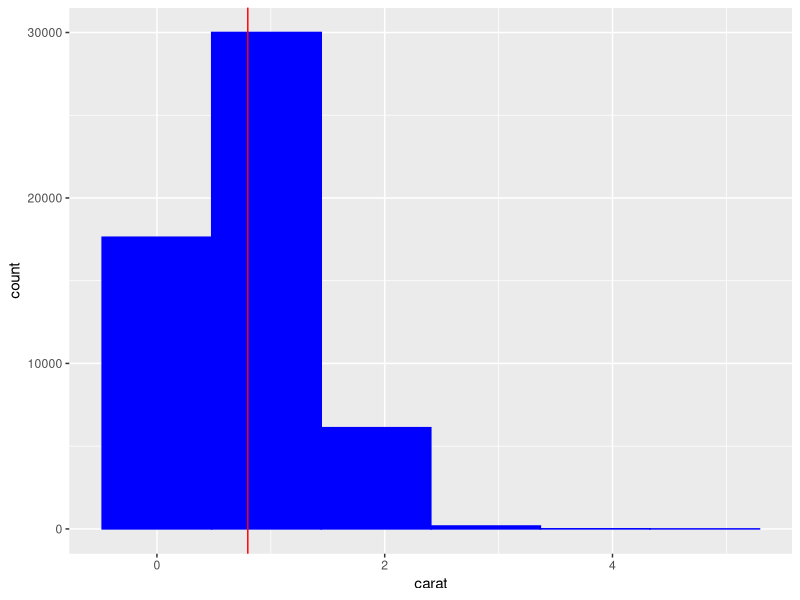
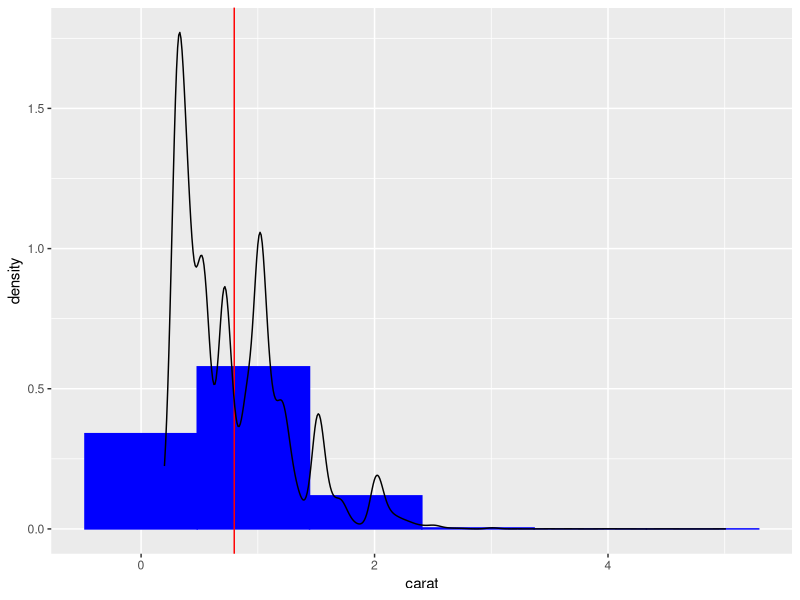
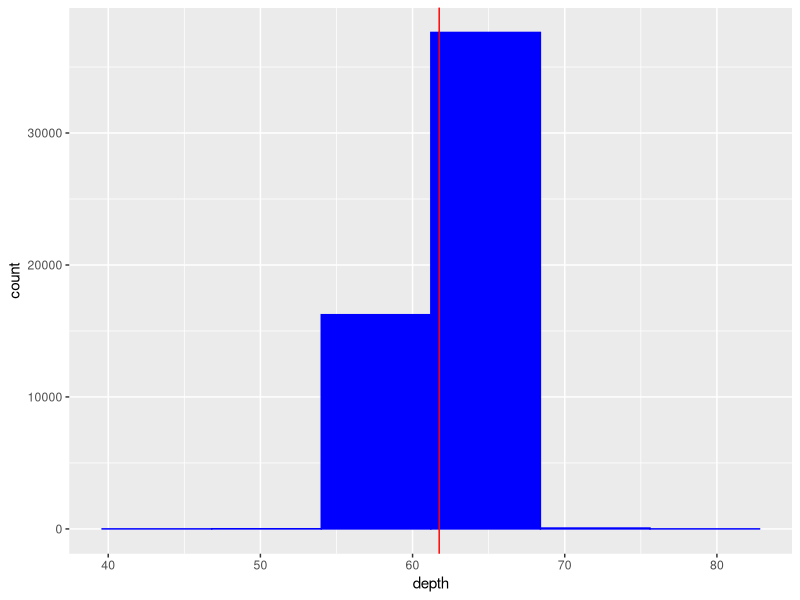
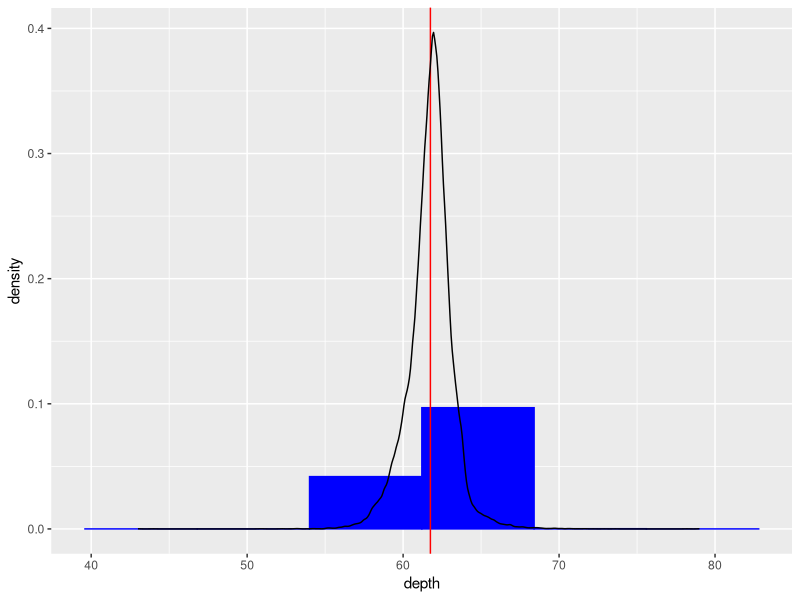
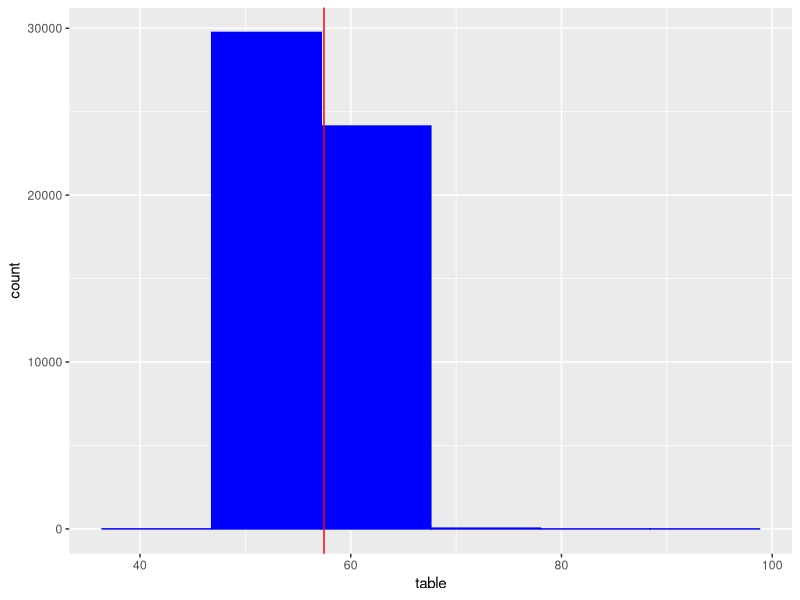
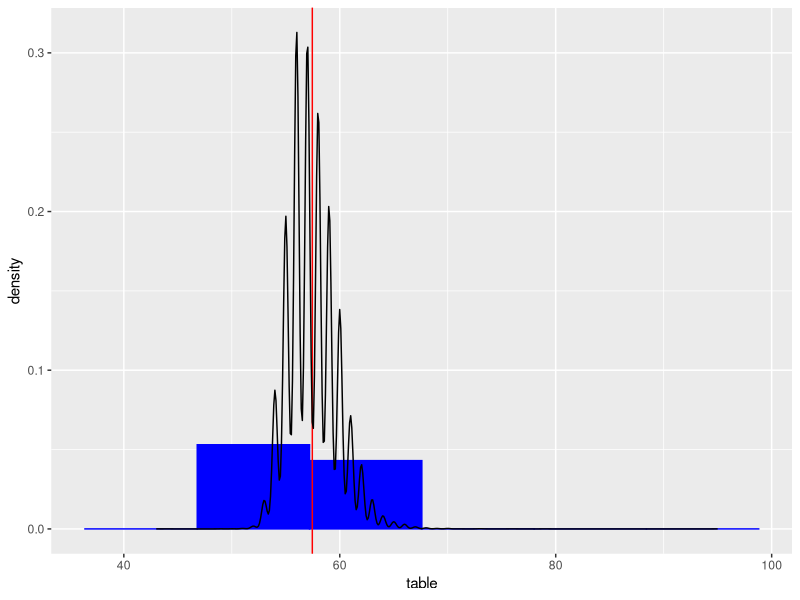
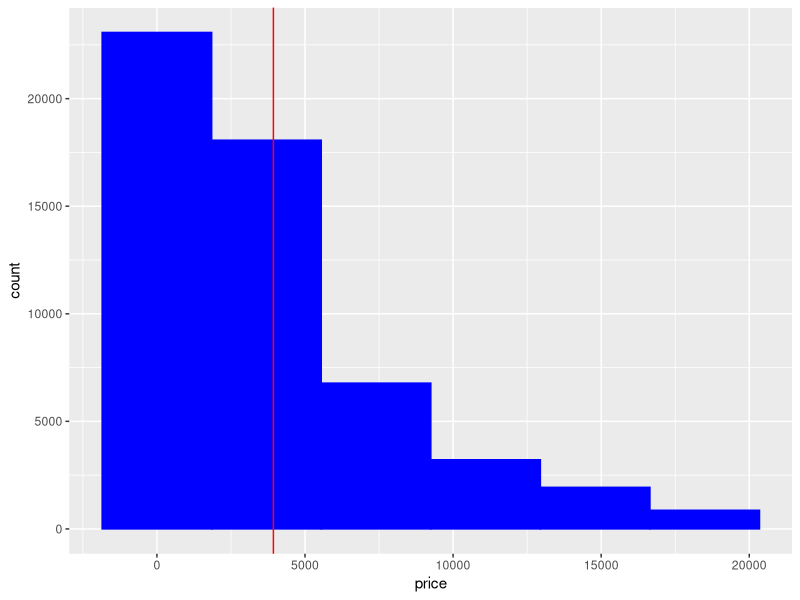
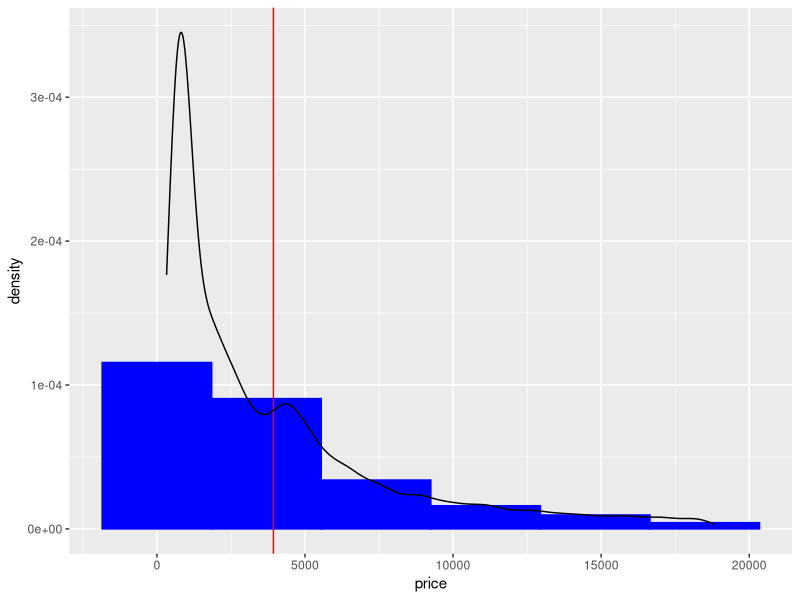

These charts were generated, in order, by the following R code:
## ---- chunk 1
explore<-function(dataframe,binsize,cor_threshold){ #Define the explore function with input data dataframe, binsize and cor_threshold
  require(grid) #load grid package for plots
  require(ggplot2) #load ggplot2 package for plots
  #Question 1: we will first find out the numeric varibales and then use for loop to draw the histgram by using ggplot()
  nums<-dataframe[sapply(dataframe,is.numeric)] #using sapply() to find all numeric column and put them into variable nums
  histlist<-list() #create a varable histlist to put histograms, let it be empty first
  for (i in 1:length(binsize)){ #go through from the first number to the last in binsize
    for (j in 1:(ncol(nums))){ #go through from the first column to the last in nums
      binw<-(max(nums[,j])-min(nums[,j]))/binsize[i] #calculating binwidth for histogram by using the input binsize
      histlist<-ggplot(nums,aes(x=nums[,j]),environment=environment()) #using ggplot to draw the plot for every numerical variable, let the ith column to be the x aesthetic and use environment parameter
      histlist<-histlist+geom_histogram(colour="blue",fill="blue",binwidth=binw)+labs(x=colnames(nums)[j])+geom_vline(xintercept=mean(nums[,j]),colour="red") #add blue histogram with the calculated binwidth, label the x label, the y label will be counts automatically, then draw a vertical red line at the mean
      print(histlist) #output histograms using counts
      print(histlist+aes(y=..density..)+labs(y="density")+geom_density()) #output histograms using density and label the y label 
    }#finish the second loop
  }#finish the first loop
  #Question 2: binary variables are equal to logical variables, so we just find out the logical variables. 
  factors<-dataframe[sapply(dataframe,is.factor)] #using sapply() to find all factor columns and put them into variable factors
  logicals<-dataframe[sapply(dataframe,is.logical)] #using sapply() to find all logical columns and put them into variable logicals
  fnl<-data.frame(factors,logicals) #create a data frame fnl and put factors and logicals in it
  plotlist<-list() #create a variable plotlist for a list of plots, make it empty, we will use it to put all plots
  for(i in 1:ncol(fnl)){ #using for loop to go through all variables in fnl
    plotlist[[i]]<-ggplot(fnl,aes_string(x=colnames(fnl)[i]),environment=environment())+geom_bar(colour="gray",fill="grey")+ggtitle(paste(colnames(fnl)[i],"distribution")) #put a gray bar graph for ith column in fnl into plotlist[[i]], label xlabel and write title, and use use environment parameter
  } #finish for loop
  return(plotlist) #output plotlist
  #Question 3
  Pair_of_variables<-c() #create a variable Pair_of_variables, will put pair of variable names in it
  rsquared<-c() #create a variable rsquared, will put r-squared value in it
  n=1 #create a variable n that will represent position in Pair_of_variables and rsquared, we will use it to go through all positions in Pair_of_variables and rsquared, let it equal to 1 first
  for (i in 1:(ncol(nums)-1)){ #use for loop to go through from the first column name to the penult in dataframenum
    for (j in (i+1):ncol(nums)){ #use for loop to go through from the i+1th column name to the last in dataframenum
      Pair_of_variables[n]<-paste(colnames(nums)[i],"-",colnames(nums)[j],sep="") #using paste() to write pair of variable names in a single string separated by a -, and put into Pair_of_variables
      rsquared[n]<-summary(lm(nums[,i] ~ nums[,j]))$r.squared #using summary() and lm() to get the r-squared value between two varaibles
      n=n+1 #add 1 to n in order to go to the next positions in Pair_of_variables and rsquared
    } #finish second for loop
  }#finish first for loop
  #Question 4bii
  newdata<-data.frame(Pair_of_variables, rsquared) #create a data frame newdata and put Pair_of_variables and rsquared into it
  return(newdata) #output newdata 
  #Question 4a
  tablelist<-list() #create a variable tablelist for a list of tables, make it empty, we will use it to put all tables
  for (i in 1:ncol(fnl)){ #using for loop to go through all categoricals and binary variables in dataframe
    tablelist[[i]]<-as.data.frame(table((fnl)[,i])) #using table() to give the counts of ith column in fnl, convert it to a data frame and put into tablelist[[i]]
    names(tablelist[[i]])[1]=colnames(fnl[i]) #using names() to retain the variable name in the corresponding column name
  } #finish for loop
  print(tablelist) #output tablelist
  #Question 4bi
  sumtable<-list() #create a variable sumtable for a list of table, make it empty
  for (i in 1:ncol(nums)){ #for each numeric column in the data frame
  sumtable[[i]] <- summary(nums[,i]) #let the summary table of ith column to be the ith element in sumtable
  }#finish foor loop
  return(sumtable) #output sumtable
  #Question 4biii
  Pairofvariables<-c() ##create a variable Pairofvariables, will put pair of variable names in it
  Pearson_cor_coeff<-c() #create a variable Pearson_cor_coeff, will put corresponding Pearson correlation coefficient in it
  n=1 #create a variable n that will represent position in Pairofvariables and Pearson_cor_coeff, we will use it to go through all positions in Pair_of_variables and Pearson_cor_coeff, let it equal to 1 first
  for (i in 1:(ncol(nums)-1)){ #use for loop to go through from the first column name to the penult in dataframenum
    for (j in (i+1):ncol(nums)){ #use for loop to go through from the i+1th column name to the last in dataframenum
      if(cor(nums[ ,i],nums[ ,j],method="pearson")>cor_threshold){ #using if() to check if the pearson correlation coefficient between ith column and jth column in nums larger than the input value cor_threshold
        Pairofvariables[n]  <- paste(colnames(nums)[i],"-",colnames(nums)[j],sep="") #using paste() to write pair of variable names in a single string separated by a -, and put into Pair_of_variables
        Pearson_cor_coeff[n]  <- cor(nums[ ,i],nums[ ,j],method="pearson") #using cor() to calculate the Pearson correlation coefficient between the ith column and jth column in nums, and write down the result in Pearson_cor_coeff
        n=n+1 #add 1 to n in order to go to the next positions in Pairofvariables and Pearson_cor_coeff
      }#finish if
    } #finish second for loop
  }#finish first for loop
  perdata<-data.frame(Pairofvariables, Pearson_cor_coeff) #create a data frame called perdata, put Pairofvariables and Pearson_cor_coeff into it 
  return(perdata) #output perdata
}

## ---- chunk 2
require(ggplot2) #load ggplot2 package to get diamonds data frame
require(datasets) #mtcars is in package datasets, just make sure we have mtcars
data(diamonds) #load diamonds data frame
logicalcol<-c() #create variable logicalcol, and let it be empty first
ratioT=length(mtcars$vs[mtcars$vs==1])/length(mtcars$vs) #Calculate the ratio of 1 in the mtcars$vs variable, and put it in variable ratioT
trail<-rbinom(nrow(diamonds),1,ratioT) #create variable trail and use rbinom() to randomly input 0 and 1 into trail based on ratioT, and let the length of trail equal to the length of diamonds
for (i in 1:(length(trail))){ #using for loop to go through from the frist value to the last in trail
  if (trail[i]==1){ #using if() to check if trail[i] equals to 1
      logicalcol[i]=TRUE #if trail[i] equals to 1, write TURE in logicalcol[i]
      } #finish if(){}
  else{
    logicalcol[i]=FALSE #if trail[i] doesn't equal to 1, write FALSE in logicalcol[i]
    } #finish eles{}
} #finish for loop
newdiamonds<-data.frame(diamonds,logicalcol) #create a new data frame called newdiamonds and put diamonds and logicalcol into it
explore(newdiamonds, c(5,20,50), 0.25) #test explore() by using newdiamonds
#explore(mtcars,c(5,20,50),0.25) #test explore() by using mtcars
